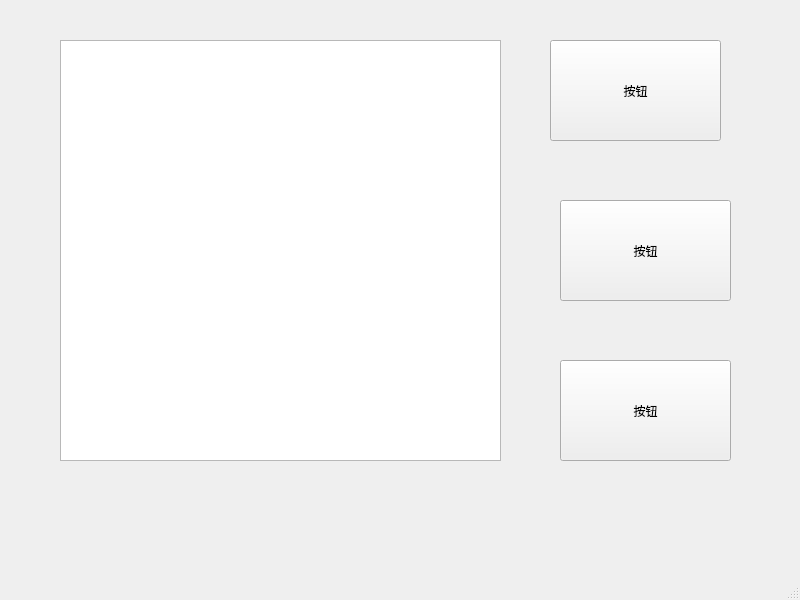
<?xml version="1.0" encoding="UTF-8"?>
<ui version="4.0">
 <class>MainWindow</class>
 <widget class="QMainWindow" name="MainWindow">
  <property name="geometry">
   <rect>
    <x>0</x>
    <y>0</y>
    <width>800</width>
    <height>600</height>
   </rect>
  </property>
  <property name="windowTitle">
   <string>开始界面</string>
  </property>
  <widget class="QWidget" name="centralwidget">
   <widget class="QPushButton" name="button">
    <property name="geometry">
     <rect>
      <x>550</x>
      <y>40</y>
      <width>171</width>
      <height>101</height>
     </rect>
    </property>
    <property name="text">
     <string>按钮</string>
    </property>
   </widget>
   <widget class="QPlainTextEdit" name="textEdit">
    <property name="geometry">
     <rect>
      <x>60</x>
      <y>40</y>
      <width>441</width>
      <height>421</height>
     </rect>
    </property>
    <property name="plainText">
     <string>
</string>
    </property>
    <property name="placeholderText">
     <string>呵呵呵</string>
    </property>
   </widget>
   <widget class="QPushButton" name="pushButton_2">
    <property name="geometry">
     <rect>
      <x>560</x>
      <y>200</y>
      <width>171</width>
      <height>101</height>
     </rect>
    </property>
    <property name="text">
     <string>按钮</string>
    </property>
   </widget>
   <widget class="QPushButton" name="pushButton_3">
    <property name="geometry">
     <rect>
      <x>560</x>
      <y>360</y>
      <width>171</width>
      <height>101</height>
     </rect>
    </property>
    <property name="text">
     <string>按钮</string>
    </property>
   </widget>
  </widget>
  <widget class="QStatusBar" name="statusbar"/>
 </widget>
 <resources/>
 <connections/>
</ui>
